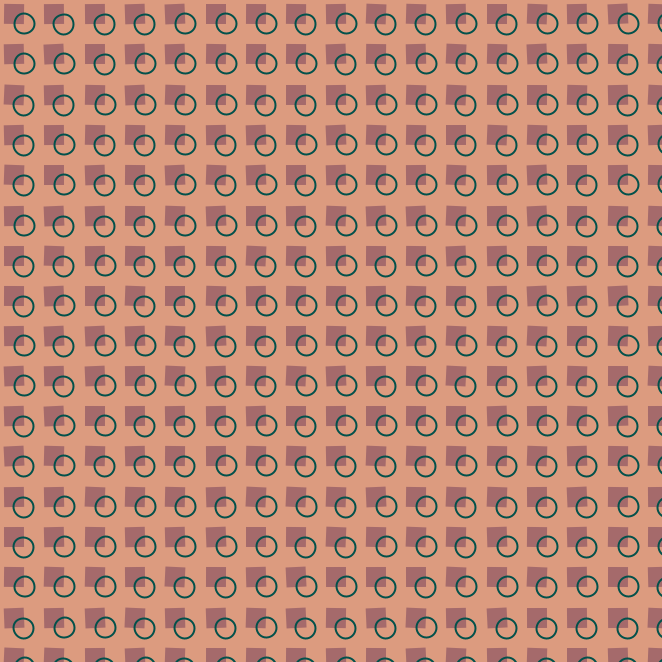
Frame 1 (no input)
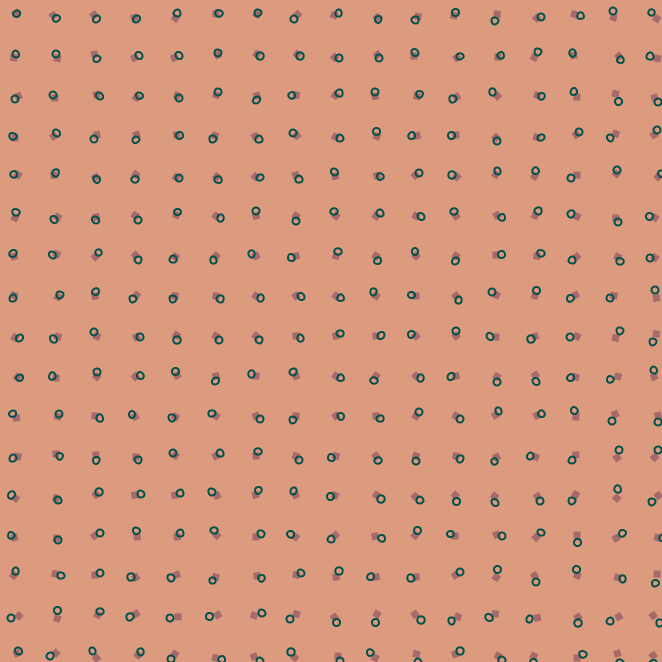
Frame 60 (the mouse pressed at the canvas centre just before this capture)
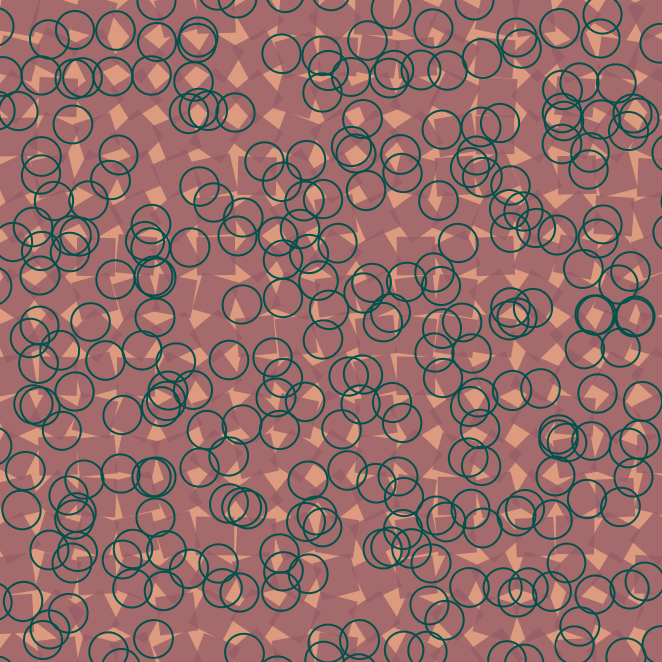
Frame 120 (the mouse held since frame 60 and released just before this capture)

The Processing sketch that drew these frames (run headless with seeded random() and noise(); from frame 60 on, the mouse is pressed at the canvas centre):

// Processing sketch: please_spin_v3
// ── please_spin_v3.pde
int squareCount = 0;
int circleCount = 0;
SquareSpin[] square = new SquareSpin[300];
CircleSpin[] circle = new CircleSpin[300];

void setup() { 
  size(662, 662);
 for (int a = -320; a <= 320; a = a + 40) {
  for (int b = -320; b <= 320; b = b + 40) {
    square[squareCount] = new SquareSpin(a, b);
    squareCount++;
  }
 }

 for (int c = -320; c <= 320; c = c + 40) {
  for (int d = -320; d <= 320; d = d + 40) {
    circle[circleCount] = new CircleSpin(c, d);
    circleCount++;
  }
 } 
}

void draw() {
 background(220, 155, 127);
 pushMatrix();
 translate(width/128, height/128);
 
 int f = 0;
 int j = 0;
 float d = map(mouseX, 0, width, 7, 70);
 float d2 = map(mouseY, 0, height, 7, 70);
 
  while (f < squareCount) {
   square[f].go();
   square[f].show();
   square[f].updateSize(d);
   f++; 
 }

 while (j < circleCount) {
   circle[j].go();
   circle[j].show();
   circle[j].updateSize(d2);
   j++;
 }
popMatrix();
}

// ── Spin.pde
class Spin {
  float speed = random(-0.05, 0.05);
  float angle = 0;
  float d = 20;
  int x, y;
  
  Spin(int xpos, int ypos) {
    x = xpos;
    y = ypos; 
  }
  
  void go() {
    angle += speed;
  }
  
  void updateSize(float size) {
    d = size;
  }
}

class SquareSpin extends Spin {
  SquareSpin(int x, int y) {
    super(x, y);
  }
   void show() {
    pushMatrix();
    translate(((width/2)+x), ((height/2)+y));
    rotate(angle);
    rectMode(CENTER);
    noStroke();
    fill(150, 93, 102, 200);
    rect(x/128, y/128, d, d);
    popMatrix();
  }
}

class CircleSpin extends Spin {
  CircleSpin(int x, int y) {
    super(x, y);
  }
   void show() {
    pushMatrix();
    translate(((width/2)+x), ((height/2)+y));
    rotate(angle);
    ellipseMode(CORNER);
    noFill();
    strokeWeight(2);
    stroke(2, 81, 75);
    ellipse(x/128, y/128, d, d);
    popMatrix();
  }
}
